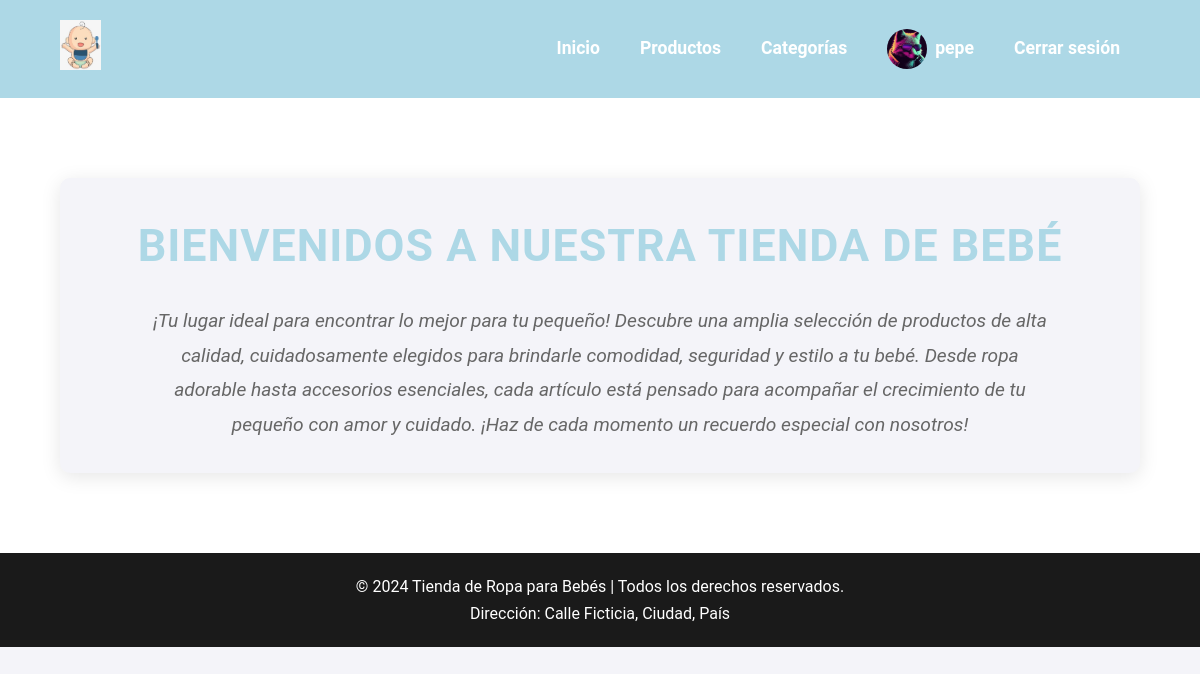
The app's page / (signed in) with its own data.
### registro/models.py (models this page shows, shortened)
class Usuario(AbstractUser):
    avatar = models.ImageField(upload_to='avatars/', null=True, blank=True)
    class Meta:
        permissions = [
            ("puede_hacer_scrum", "Puede hacer Scrum"),
        ]

### producto/views.py (the view)
# urls.py: path('' ,inicio, name='index'),
def inicio(request):
    return render(request, "producto/index.html")

### producto/templates/producto/index.html (shortened to what this page needs)
{% load static %}
<!DOCTYPE html>
<html lang="es">
<head>
    <link rel="stylesheet" href="{% static 'css/styles.css' %}">
</head>
<body>
    <header>
        <div class="container">
            <div class="logo">
                <img src="{% static 'media/logo.png' %}" alt="Logo Tienda Bebé">
            </div>
            <nav>
                <ul>
                    <li><a href="{% url 'index' %}">Inicio</a></li>
                    <li><a href="{% url 'listado_productos' %}">Productos</a></li>
                    <li><a href="{% url 'listado_categorias' %}">Categorías</a></li>
                    {% if user.is_authenticated %}
                        <li>
                            <a href="{% url 'profile' %}" class="user-profile">
                                {% if user.avatar %}
                                    <img src="{{ user.avatar.url }}" alt="{{ user.username }}" class="avatar">
                                {% else %}
                                    <img src="{% static 'media/default-avatar.png' %}" alt="Avatar por defecto" class="avatar">
                                {% endif %}
                                <span class="header-link">{{ user.username }}</span>
                            </a>
                        </li>
                        <li><a href="{% url 'logout' %}">Cerrar sesión</a></li>
                    {% else %}
                        <li><a href="{% url 'login' %}">Iniciar sesión</a></li>
                        <li><a href="{% url 'registro' %}">Registrar</a></li>
                    {% endif %}
                </ul>
            </nav>
        </div>
    </header>
    <main>
        <div class="container">
            <section class="intro">
                <h1>Bienvenidos a nuestra tienda de bebé</h1>
                <p>¡Tu lugar ideal para encontrar lo mejor para tu pequeño! Descubre una amplia selección de productos de alta calidad, cuidadosamente elegidos para brindarle comodidad, seguridad y estilo a tu bebé. Desde ropa adorable hasta accesorios esenciales, cada artículo está pensado para acompañar el crecimiento de tu pequeño con amor y cuidado. ¡Haz de cada momento un recuerdo especial con nosotros!</p>
            </section>
        </div>
    </main>
    <footer>
        <div class="container">
            <p>&copy; 2024 Tienda de Ropa para Bebés | Todos los derechos reservados.</p>
            <p>Dirección: Calle Ficticia, Ciudad, País</p>
        </div>
    </footer>
</body>
</html>

### producto/static/css/styles.css (style rules this page uses)
* { margin: 0; padding: 0; box-sizing: border-box; }
:root { --primary-color: #add8e6; --secondary-color: #ff5722; --accent-color: #ff5c8d; --text-color: #333; --background-color: #f4f4f9; --footer-bg: #1a1a1a; }
.intro { text-align: center; margin: 40px 0; padding: 30px; background-color: var(--background-color); border-radius: 10px; box-shadow: 0 4px 20px rgba(0, 0, 0, 0.1); }
.intro h1 { font-size: 2.8rem; color: var(--primary-color); margin-bottom: 20px; font-weight: 600; text-transform: uppercase; letter-spacing: 1px; }
.intro p { font-size: 1.2rem; color: #666; line-height: 1.8; max-width: 900px; margin: 0 auto; font-style: italic; }
body { font-family: 'Roboto', sans-serif; line-height: 1.7; background-color: var(--background-color); color: var(--text-color); padding: 0; margin: 0; }
header { background-color: var(--primary-color); padding: 20px 0; transition: background-color 0.5s ease; }
header .container { display: flex; justify-content: space-between; align-items: center; }
header .logo img { height: 50px; }
header nav ul { list-style: none; display: flex; align-items: center; }
header nav ul li { margin: 0 20px; }
header nav ul li a { text-decoration: none; color: #fff; font-weight: bold; font-size: 1.1rem; transition: color 0.3s ease; display: flex; align-items: center; }
.user-profile { display: flex; align-items: center; text-decoration: none; }
header nav ul li a img.avatar { width: 40px; height: 40px; border-radius: 50%; margin-right: 8px; }
main { padding: 40px 0; background-color: #fff; }
.container { width: 90%; margin: 0 auto; max-width: 1200px; }
footer { background-color: var(--footer-bg); color: #fff; padding: 20px 0; text-align: center; }
footer p { font-size: 1rem; }

### records on screen
Usuario: avatar (picture), username "pepe"
